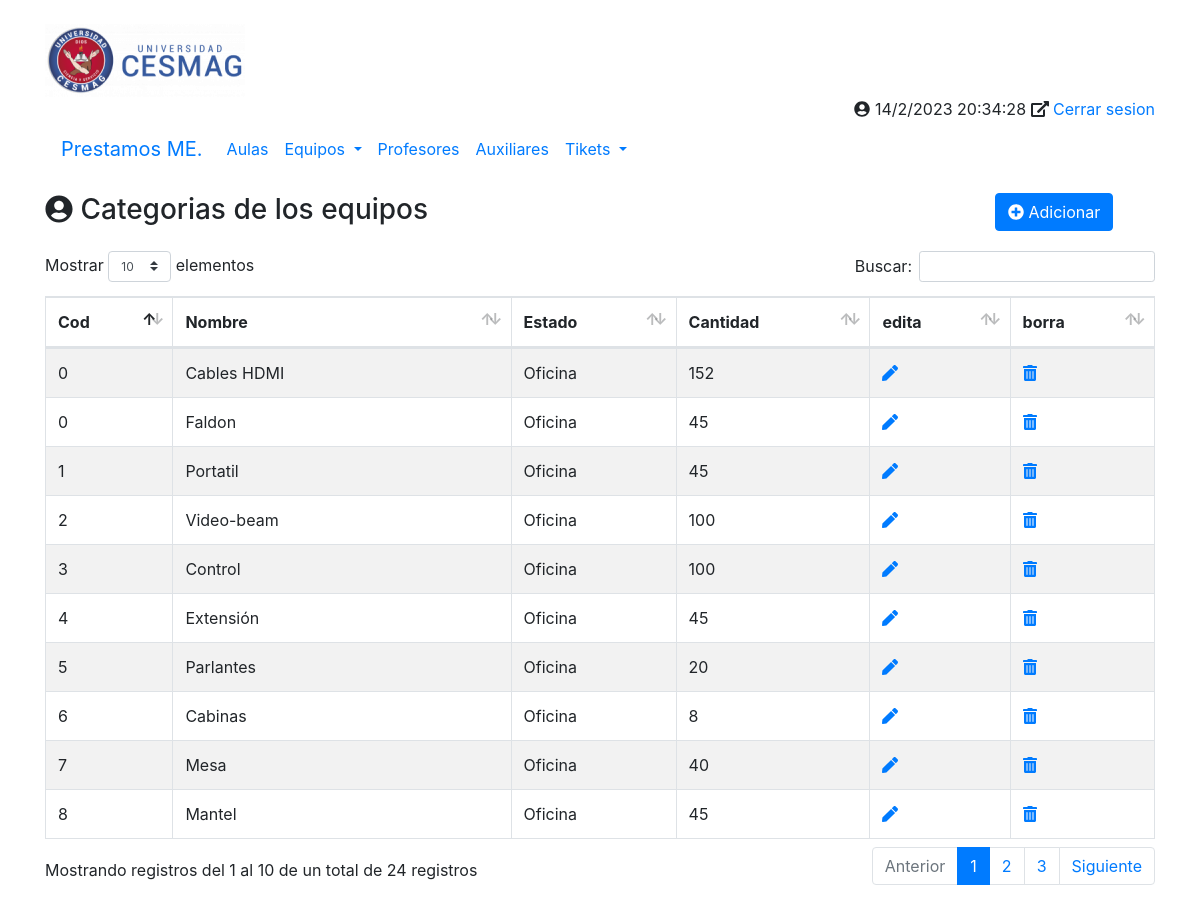
Page /principal.php?opcion=categorias on the committed database.
### tables this page shows
CREATE TABLE `tbl_equipos` (
  `cod` int(100) NOT NULL,
  `nombre` varchar(100) NOT NULL,
  `id_estado` int(100) NOT NULL,
  `cantidad` int(100) DEFAULT NULL
);

CREATE TABLE `tbl_estados` (
  `id` int(100) NOT NULL,
  `estado` varchar(100) NOT NULL
);

### php/categoria/todas_categorias.php (the view, shortened to what this page needs)
<div class="row my-3">
	<div class="col-10">
		<h3><i class="fa fa-user-circle"></i> Categorias de los equipos</h3>
	</div>
	<div class="col-2">
		<a href="./principal.php?opcion=categoria-nueva&accion=ADICIONAR&cod=0" class="btn btn-primary" title="Crear un nuevo Contacto">
			<i class="fas fa-plus-circle"></i>
			Adicionar
		</a>
	</div>
</div>
<div class="row my-3">
	<div class="col-12">
		<table id="miTabla" class="table table-striped table-bordered table-hover">
			<thead>
				<tr>
					<th>Cod</th>
					<th>Nombre</th>
					<th>Estado</th>
					<th>Cantidad</th>
					<th>edita</th>
					<th>borra</th>
				</tr>
			</thead>
			<tbody>
				<?php
				$conexion = conectarBD();
				$sSQL = "SELECT *,
					tbl_estados.estado
				FROM
					tbl_equipos
				INNER JOIN tbl_estados ON tbl_equipos.id_estado = tbl_estados.id;";
				$datos = $conexion->query($sSQL);
				foreach ($datos as $fila) :
				?>
					<tr>
						<td><?php echo $fila['cod'];         ?></td>
						<td><?php echo $fila['nombre'];     ?></td>
						<td><?php echo $fila['estado'];  ?></td>
						<td><?php echo $fila['cantidad'];   ?></td>
						<?php
						echo '<td><a href="./principal.php?opcion=editar-categoria&accion=EDITAR&cod=' . $fila['cod'] . '&nombre' . $fila['nombre'] . '" title="Editar el Contacto"><i class="fas fa-pen"></i></a></td>
						<td><a href="./php/categoria/guardar.php?&accion=ELIMINAR&nombre=' . $fila['nombre'] . '" title="Borrarla categoria"><i class="fas fa-trash-alt"></i><a></td>';
						?>
					</tr>
				<?php
				endforeach;
				?>
			</tbody>
		</table>
	</div>
</div>

### rows in the picture
tbl_equipos: cod "6", nombre "Cabinas", id_estado.estado "Oficina", cantidad "8"
tbl_equipos: cod "0", nombre "Cables HDMI", id_estado.estado "Oficina", cantidad "152"
tbl_equipos: cod "3", nombre "Control", id_estado.estado "Oficina", cantidad "100"
tbl_equipos: cod "4", nombre "Extensión", id_estado.estado "Oficina", cantidad "45"
tbl_equipos: cod "0", nombre "Faldon", id_estado.estado "Oficina", cantidad "45"
tbl_equipos: cod "8", nombre "Mantel", id_estado.estado "Oficina", cantidad "45"
tbl_equipos: cod "7", nombre "Mesa", id_estado.estado "Oficina", cantidad "40"
tbl_equipos: cod "5", nombre "Parlantes", id_estado.estado "Oficina", cantidad "20"
tbl_equipos: cod "1", nombre "Portatil", id_estado.estado "Oficina", cantidad "45"
tbl_equipos: cod "2", nombre "Video-beam", id_estado.estado "Oficina", cantidad "100"
